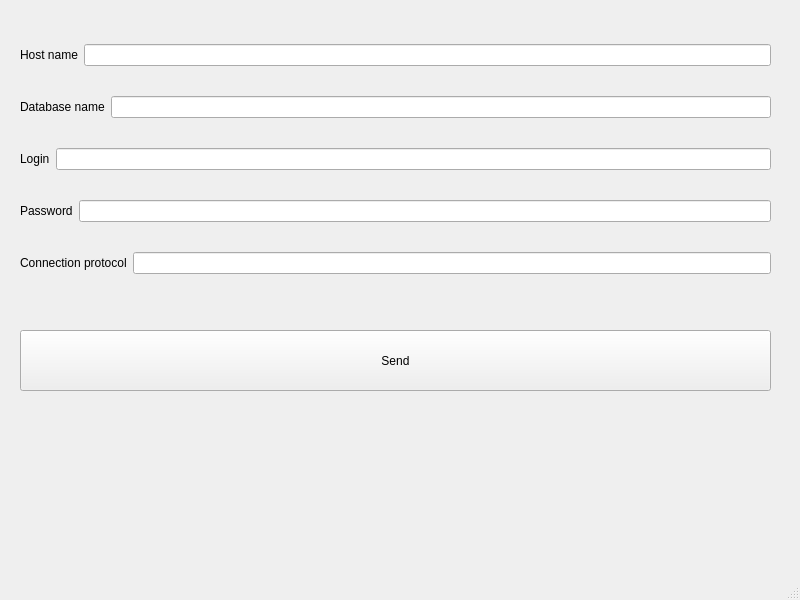
<?xml version="1.0" encoding="UTF-8"?>
<ui version="4.0">
 <class>MainWindow</class>
 <widget class="QMainWindow" name="MainWindow">
  <property name="geometry">
   <rect>
    <x>0</x>
    <y>0</y>
    <width>800</width>
    <height>600</height>
   </rect>
  </property>
  <property name="windowTitle">
   <string>MainWindow</string>
  </property>
  <widget class="QWidget" name="centralwidget">
   <widget class="QWidget" name="verticalLayoutWidget">
    <property name="geometry">
     <rect>
      <x>20</x>
      <y>20</y>
      <width>751</width>
      <height>281</height>
     </rect>
    </property>
    <layout class="QVBoxLayout" name="verticalLayout">
     <item>
      <layout class="QHBoxLayout" name="horizontalLayout_5">
       <item>
        <widget class="QLabel" name="label_5">
         <property name="text">
          <string>Host name</string>
         </property>
        </widget>
       </item>
       <item>
        <widget class="QLineEdit" name="hostname"/>
       </item>
      </layout>
     </item>
     <item>
      <layout class="QHBoxLayout" name="horizontalLayout_2">
       <item>
        <widget class="QLabel" name="label_2">
         <property name="text">
          <string>Database name</string>
         </property>
        </widget>
       </item>
       <item>
        <widget class="QLineEdit" name="database_name"/>
       </item>
      </layout>
     </item>
     <item>
      <layout class="QHBoxLayout" name="horizontalLayout">
       <item>
        <widget class="QLabel" name="label">
         <property name="text">
          <string>Login</string>
         </property>
        </widget>
       </item>
       <item>
        <widget class="QLineEdit" name="login"/>
       </item>
      </layout>
     </item>
     <item>
      <layout class="QHBoxLayout" name="horizontalLayout_3">
       <item>
        <widget class="QLabel" name="label_3">
         <property name="text">
          <string>Password</string>
         </property>
        </widget>
       </item>
       <item>
        <widget class="QLineEdit" name="password"/>
       </item>
      </layout>
     </item>
     <item>
      <layout class="QHBoxLayout" name="horizontalLayout_4">
       <item>
        <widget class="QLabel" name="label_4">
         <property name="text">
          <string>Connection protocol</string>
         </property>
        </widget>
       </item>
       <item>
        <widget class="QLineEdit" name="connection_protocol"/>
       </item>
      </layout>
     </item>
    </layout>
   </widget>
   <widget class="QPushButton" name="pushButton">
    <property name="geometry">
     <rect>
      <x>20</x>
      <y>330</y>
      <width>751</width>
      <height>61</height>
     </rect>
    </property>
    <property name="text">
     <string>Send</string>
    </property>
   </widget>
  </widget>
  <widget class="QMenuBar" name="menubar">
   <property name="geometry">
    <rect>
     <x>0</x>
     <y>0</y>
     <width>800</width>
     <height>23</height>
    </rect>
   </property>
  </widget>
  <widget class="QStatusBar" name="statusbar"/>
 </widget>
 <resources/>
 <connections/>
</ui>
